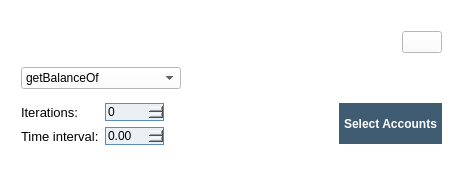
<?xml version="1.0" encoding="UTF-8"?>
<ui version="4.0">
 <class>Form</class>
 <widget class="QWidget" name="Form">
  <property name="geometry">
   <rect>
    <x>0</x>
    <y>0</y>
    <width>467</width>
    <height>184</height>
   </rect>
  </property>
  <property name="maximumSize">
   <size>
    <width>500</width>
    <height>16777215</height>
   </size>
  </property>
  <property name="windowTitle">
   <string>Form</string>
  </property>
  <property name="styleSheet">
   <string notr="true">background-color: white;</string>
  </property>
  <widget class="QWidget" name="widget" native="true">
   <property name="geometry">
    <rect>
     <x>11</x>
     <y>11</y>
     <width>445</width>
     <height>162</height>
    </rect>
   </property>
   <property name="sizePolicy">
    <sizepolicy hsizetype="Fixed" vsizetype="Fixed">
     <horstretch>0</horstretch>
     <verstretch>0</verstretch>
    </sizepolicy>
   </property>
   <widget class="QWidget" name="">
    <property name="geometry">
     <rect>
      <x>10</x>
      <y>12</y>
      <width>421</width>
      <height>132</height>
     </rect>
    </property>
    <layout class="QGridLayout" name="gridLayout">
     <item row="0" column="0" colspan="3">
      <layout class="QHBoxLayout" name="horizontalLayout">
       <item>
        <spacer name="horizontalSpacer">
         <property name="orientation">
          <enum>Qt::Horizontal</enum>
         </property>
         <property name="sizeHint" stdset="0">
          <size>
           <width>338</width>
           <height>20</height>
          </size>
         </property>
        </spacer>
       </item>
       <item>
        <widget class="QPushButton" name="delete_btn">
         <property name="sizePolicy">
          <sizepolicy hsizetype="Fixed" vsizetype="Fixed">
           <horstretch>0</horstretch>
           <verstretch>0</verstretch>
          </sizepolicy>
         </property>
         <property name="maximumSize">
          <size>
           <width>45</width>
           <height>16777215</height>
          </size>
         </property>
         <property name="styleSheet">
          <string notr="true"/>
         </property>
         <property name="text">
          <string/>
         </property>
        </widget>
       </item>
      </layout>
     </item>
     <item row="1" column="0">
      <widget class="QComboBox" name="comboBox">
       <item>
        <property name="text">
         <string>getBalanceOf</string>
        </property>
       </item>
      </widget>
     </item>
     <item row="2" column="0">
      <layout class="QHBoxLayout" name="horizontalLayout_2">
       <item>
        <layout class="QFormLayout" name="formLayout">
         <item row="0" column="0">
          <widget class="QLabel" name="label_2">
           <property name="font">
            <font>
             <family>Arial</family>
             <pointsize>10</pointsize>
            </font>
           </property>
           <property name="styleSheet">
            <string notr="true">border: none</string>
           </property>
           <property name="text">
            <string>Iterations:</string>
           </property>
          </widget>
         </item>
         <item row="0" column="1">
          <widget class="QSpinBox" name="iterations">
           <property name="sizePolicy">
            <sizepolicy hsizetype="Preferred" vsizetype="Fixed">
             <horstretch>0</horstretch>
             <verstretch>0</verstretch>
            </sizepolicy>
           </property>
           <property name="minimumSize">
            <size>
             <width>59</width>
             <height>0</height>
            </size>
           </property>
           <property name="styleSheet">
            <string notr="true">border: 1px solid #5b8cb9;
background-color: #ebf0f4;</string>
           </property>
          </widget>
         </item>
         <item row="1" column="0">
          <widget class="QLabel" name="label">
           <property name="font">
            <font>
             <family>Arial</family>
             <pointsize>10</pointsize>
            </font>
           </property>
           <property name="text">
            <string>Time interval:</string>
           </property>
          </widget>
         </item>
         <item row="1" column="1">
          <widget class="QDoubleSpinBox" name="time_interval">
           <property name="minimumSize">
            <size>
             <width>59</width>
             <height>0</height>
            </size>
           </property>
           <property name="styleSheet">
            <string notr="true">border: 1px solid #5b8cb9;
background-color: #ebf0f4;</string>
           </property>
          </widget>
         </item>
        </layout>
       </item>
       <item>
        <spacer name="horizontalSpacer_3">
         <property name="orientation">
          <enum>Qt::Horizontal</enum>
         </property>
         <property name="sizeHint" stdset="0">
          <size>
           <width>17</width>
           <height>20</height>
          </size>
         </property>
        </spacer>
       </item>
      </layout>
     </item>
     <item row="2" column="1">
      <spacer name="horizontalSpacer_2">
       <property name="orientation">
        <enum>Qt::Horizontal</enum>
       </property>
       <property name="sizeHint" stdset="0">
        <size>
         <width>78</width>
         <height>20</height>
        </size>
       </property>
      </spacer>
     </item>
     <item row="2" column="2">
      <widget class="QPushButton" name="select_arguments">
       <property name="sizePolicy">
        <sizepolicy hsizetype="Fixed" vsizetype="Fixed">
         <horstretch>0</horstretch>
         <verstretch>0</verstretch>
        </sizepolicy>
       </property>
       <property name="minimumSize">
        <size>
         <width>0</width>
         <height>41</height>
        </size>
       </property>
       <property name="font">
        <font>
         <bold>true</bold>
        </font>
       </property>
       <property name="styleSheet">
        <string notr="true">#select_arguments {
border: none; padding: 5px; background-color: #3f5c73; color: white;
}

#select_arguments::hover {
background-color: #517da6;
}
</string>
       </property>
       <property name="text">
        <string>Select Accounts</string>
       </property>
      </widget>
     </item>
    </layout>
   </widget>
  </widget>
 </widget>
 <resources/>
 <connections/>
</ui>
